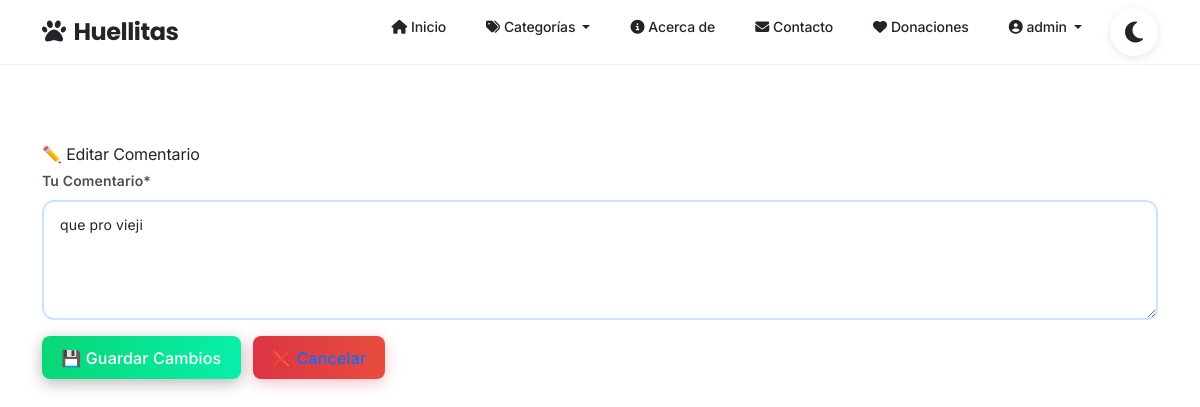
/comentario/1/editar/ (signed in), run on an earlier commit of the app's database.
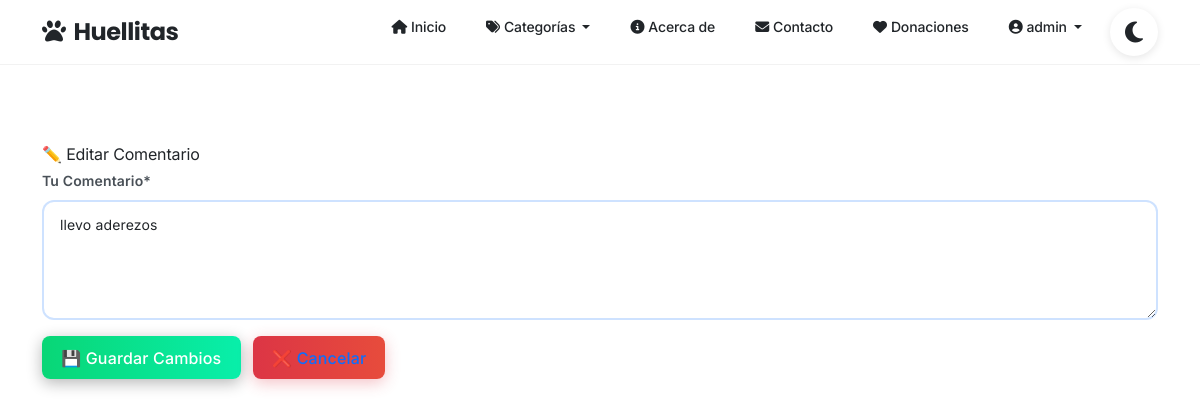
And on a later commit of the database.
### blog/models.py (models this page shows, shortened)
class Comentario(models.Model):
    post = models.ForeignKey(Post, on_delete=models.CASCADE, related_name='comentarios') # Un comentario pertenece a un post. Si el post se elimina, sus comentarios también.
    autor = models.ForeignKey(User, on_delete=models.CASCADE, related_name='comentarios') # Un comentario es hecho por un usuario.
    contenido = models.TextField()
    fecha_creacion = models.DateTimeField(auto_now_add=True) # Se establece automáticamente al crear el comentario
    class Meta:
        ordering = ['fecha_creacion'] # Ordenar comentarios por fecha de creación

### blog/views.py (the view, shortened to what this page needs)
# urls.py: path('comentario/<int:pk>/editar/', ComentarioUpdateView.as_view(), name='comentario_edit'),
class ComentarioUpdateView(LoginRequiredMixin, UserPassesTestMixin, UpdateView):
    model = Comentario
    form_class = ComentarioForm
    template_name = 'blog/comentario_edit.html'
    context_object_name = 'comentario'
    def test_func(self):
        comentario = self.get_object()
        return self.request.user == comentario.autor or self.request.user.is_superuser

### blog/forms.py
class ComentarioForm(forms.ModelForm):
    class Meta:
        model = Comentario
        fields = ['contenido'] # Esto coincide con el 'name="content"' de tu textarea en post_detail.html
        labels = {
            'contenido': 'Tu Comentario',
        }
        widgets = {
            'contenido': forms.Textarea(attrs={'rows': 4, 'placeholder': 'Escribe tu comentario aquí...', 'required': True}),
        }

### blog/context_processors.py (called while the page is built)
def categorias_globales(request):
    return {
        'categorias': Categoria.objects.all()
    }

### blog/templates/blog/comentario_edit.html (shortened to what this page needs)
{% extends 'blog/base.html' %}
{% load crispy_forms_tags %}
{% block content %}
                ✏️ Editar Comentario
                <form method="post">
                    {{ form|crispy }}
                    <button type="submit" class="btn btn-success me-2">💾 Guardar Cambios</button>
                    <a href="{% url 'post_detail' comentario.post.pk %}" class="btn btn-danger">❌ Cancelar</a>
                </form>
{% endblock %}

What changed in the data, as far as the page shows it:
changed Comentario: contenido "que pro vieji" → "llevo aderezos"
